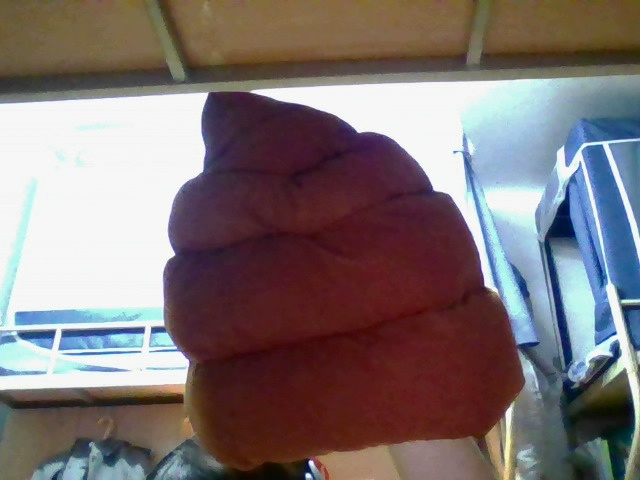
#> input picture data/photo.jpg, 640 x 480 px, found by its file name
$ python filter_demo.py
#> lines starting #> are read from the running program, lines starting #| are printed output that depends on the picture
from pathlib import Path

import cv2
import numpy as np

DATA_PATH = Path("data/photo.jpg")
RESULTS_DIR = Path("results")

# 下面是参数设定，包括随机种子、噪声比例和滤波窗口大小
# 这里用的中值滤波是排序后取中位数，属于非线性滤波。
# ksize 是参与计算的邻域窗口大小：3 表示 3×3，9 表示 9×9。
# 椒盐噪声是极端的 0/255，排序后位于两端，不会改变中位数，所以中值滤波能有效去掉它们并保留边缘。
SEED = 42
NOISE_RATIO = 0.05
KSIZE_SMALL = 3
KSIZE_LARGE = 9

# 放大观察的区域与倍数
ZOOM_X1, ZOOM_Y1, ZOOM_X2, ZOOM_Y2 = 200, 120, 400, 320
ZOOM_SCALE = 3


def add_label(image: np.ndarray, text: str) -> np.ndarray:
    """在图片左上角写白字黑底标签，方便拼图对比。"""
    out = image.copy()
    cv2.rectangle(out, (0, 0), (len(text) * 14 + 20, 36), (0, 0, 0), -1)
    cv2.putText(out, text, (10, 26), cv2.FONT_HERSHEY_SIMPLEX, 0.8,
                (255, 255, 255), 2, cv2.LINE_AA)
    return out


def mae(a: np.ndarray, b: np.ndarray) -> float:
    """两张图的平均绝对误差，用来粗略衡量和干净图的差距。"""
    return float(np.mean(np.abs(a.astype(np.int16) - b.astype(np.int16))))


def main() -> None:
    RESULTS_DIR.mkdir(parents=True, exist_ok=True)

    img = cv2.imread(str(DATA_PATH))
#> img is the input picture: shape (480, 640, 3); mean B, G, R 115.2, 114.4, 126.2
    # 若读取图像失败，退出并打印错误信息
    if img is None:
        raise SystemExit(f"Cannot read {DATA_PATH}")
    gray = cv2.cvtColor(img, cv2.COLOR_BGR2GRAY)
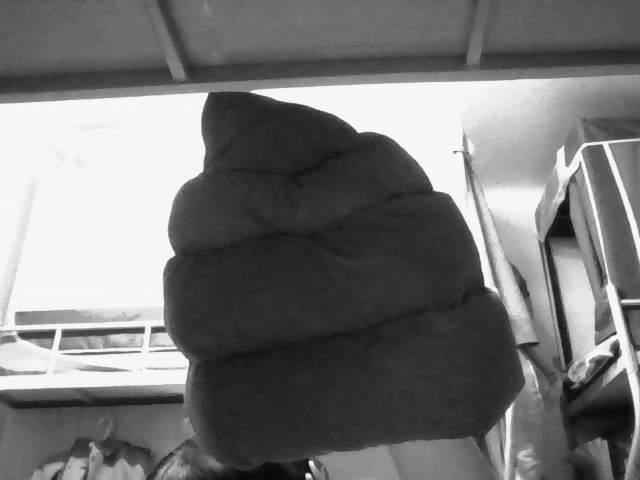
#> gray: shape (480, 640); min 8, max 255, mean 118

    # 固定随机种子：使得每次运行得到完全相同的噪点位置
    rng = np.random.default_rng(SEED)
    n = int(gray.size * NOISE_RATIO)
#> n = 15360

    # 不重复地随机取 n 个像素的线性下标，再还原成 (y, x)
    idx = rng.choice(gray.size, size=n, replace=False)
    ys, xs = np.unravel_index(idx, gray.shape)

    # 在副本上撒椒盐
    noisy = gray.copy()
    half = n // 2
#> half = 7680
    noisy[ys[:half], xs[:half]] = 0       # 椒：黑点
    noisy[ys[half:], xs[half:]] = 255     # 盐：白点
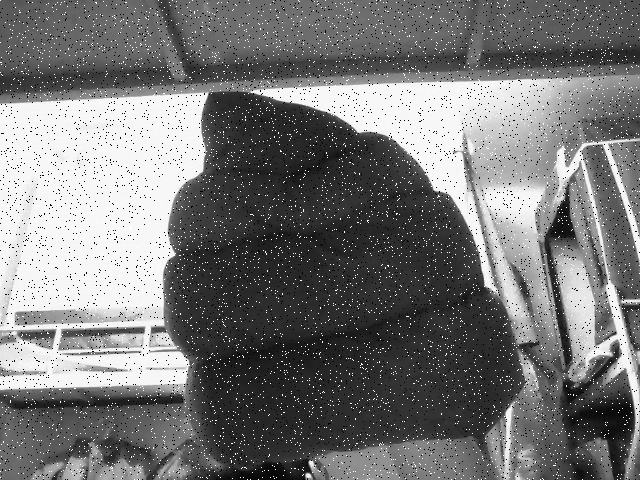
#> noisy: shape (480, 640); min 0, max 255, mean 118.5
    print(f"Added {n} noise pixels ({NOISE_RATIO:.0%}) with seed={SEED}")
#| Added 15360 noise pixels (5%) with seed=42

    # 中值滤波
    median3 = cv2.medianBlur(noisy, KSIZE_SMALL)
    median9 = cv2.medianBlur(noisy, KSIZE_LARGE)

    # 计算平均绝对误差（MAE）：衡量和干净图的整体偏差。
    # 这个偏差既包含残留噪声，也包含纹理损失；所以 9×9 的 MAE 更大不代表去噪更差，而是它把纹理也抹掉了，需要结合放大图判断。
    print(f"MAE vs clean gray: noisy={mae(noisy, gray):.2f}, "
          f"median{KSIZE_SMALL}={mae(median3, gray):.2f}, "
          f"median{KSIZE_LARGE}={mae(median9, gray):.2f}")
#| MAE vs clean gray: noisy=6.38, median3=0.90, median9=2.79

    # 同一区域放大：INTER_NEAREST 保留真实像素块，避免放大本身引入模糊
    roi = (slice(ZOOM_Y1, ZOOM_Y2), slice(ZOOM_X1, ZOOM_X2))

    def zoom(image: np.ndarray) -> np.ndarray:
        return cv2.resize(image[roi], None, fx=ZOOM_SCALE, fy=ZOOM_SCALE,
                          interpolation=cv2.INTER_NEAREST)

    labels = [
        "Clean gray",
        f"Noisy {NOISE_RATIO:.0%}",
        f"Median {KSIZE_SMALL}x{KSIZE_SMALL}",
        f"Median {KSIZE_LARGE}x{KSIZE_LARGE}",
    ]
    images = [gray, noisy, median3, median9]

    # 四格总览
    panels = [add_label(cv2.cvtColor(im, cv2.COLOR_GRAY2BGR), label)
              for im, label in zip(images, labels)]
#> call 4 of add_label, with text = 'Median 9x9'
#> in add_label (call 4), `cv2.putText(out, text, (10, 26), cv2.FONT_HERSHEY_SIMPLEX, 0.8, (255, ..`:
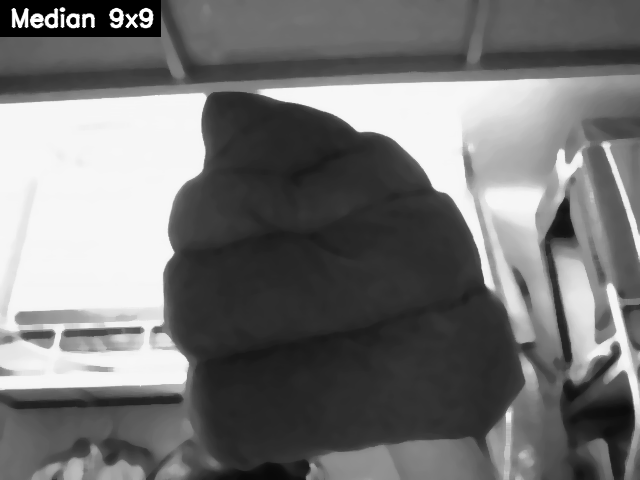
#> out: shape (480, 640, 3); min 0, max 255, mean 117.2
#> panels = 4 items
    grid = np.vstack([np.hstack(panels[:2]), np.hstack(panels[2:])])
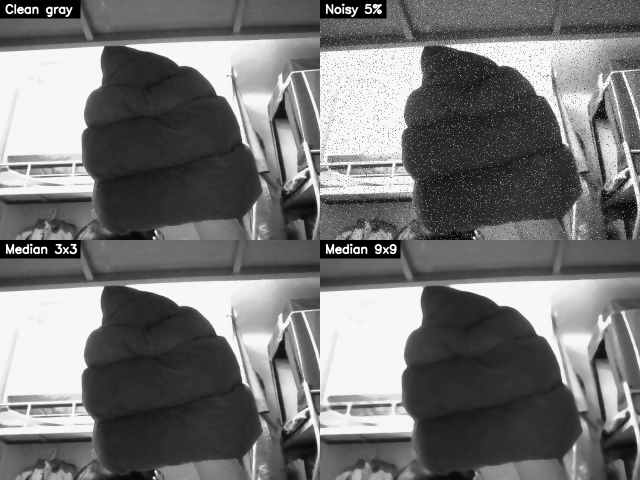
#> grid: shape (960, 1280, 3) (shown at 1/2 size); min 0, max 255, mean 117.3
    cv2.imwrite(str(RESULTS_DIR / "denoise_compare.jpg"), grid)

    # 同一区域放大
    zoom_panels = [add_label(cv2.cvtColor(zoom(im), cv2.COLOR_GRAY2BGR), label)
                   for im, label in zip(images, labels)]
#> in zoom (call 2), `return cv2.resize(image[roi], None, fx=ZOOM_SCALE, fy=ZOOM_SCALE, inte..`:
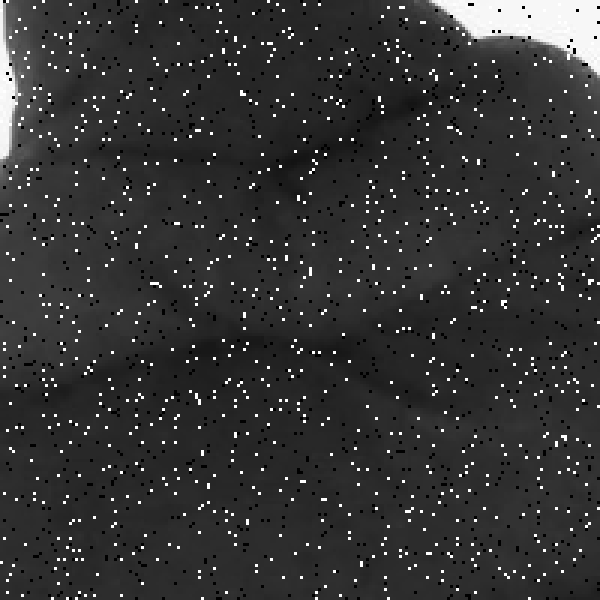
#> returned value: shape (600, 600); min 0, max 255, mean 52.7
#> in add_label (call 8), `cv2.putText(out, text, (10, 26), cv2.FONT_HERSHEY_SIMPLEX, 0.8, (255, ..`:
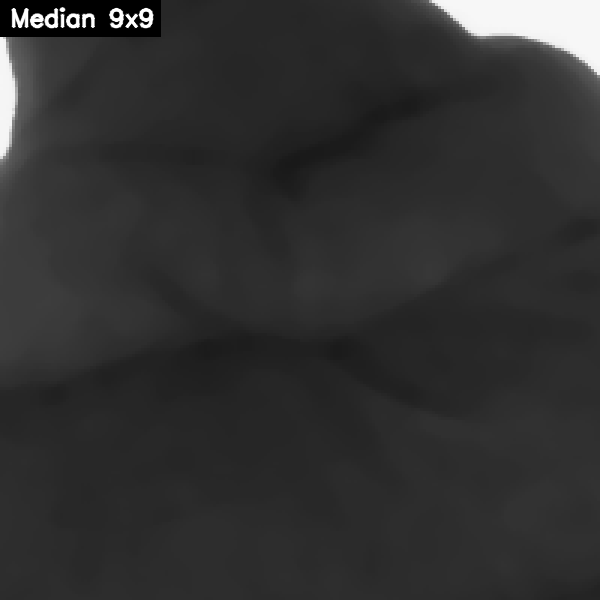
#> out: shape (600, 600, 3); min 0, max 255, mean 48.7
#> zoom_panels = 4 items
    zoom_grid = np.vstack([np.hstack(zoom_panels[:2]), np.hstack(zoom_panels[2:])])
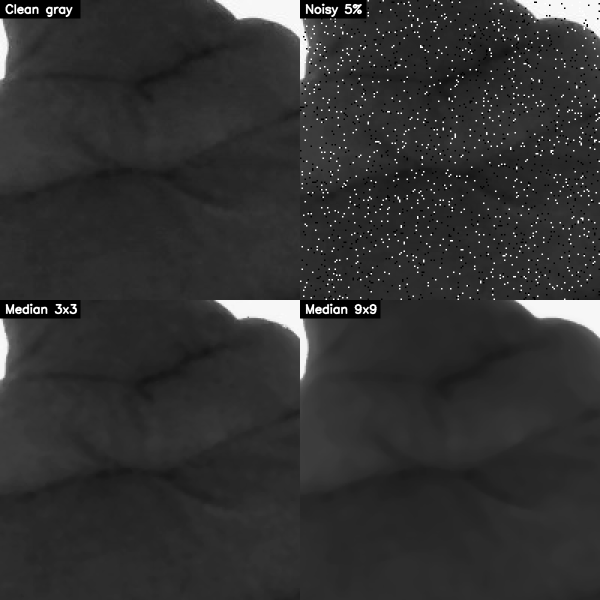
#> zoom_grid: shape (1200, 1200, 3) (shown at 1/2 size); min 0, max 255, mean 49.6
    cv2.imwrite(str(RESULTS_DIR / "denoise_zoom.jpg"), zoom_grid)

    print("Saved results/denoise_compare.jpg and results/denoise_zoom.jpg")


if __name__ == "__main__":
    main()
